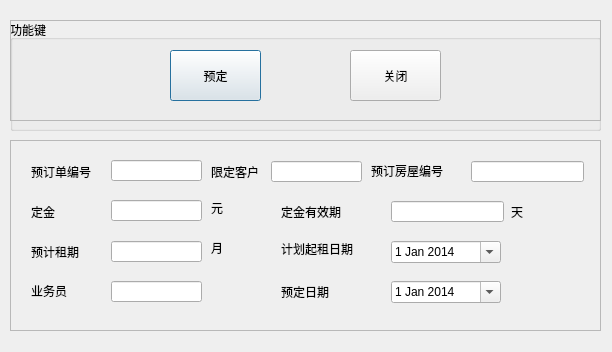
<?xml version="1.0" encoding="UTF-8"?>
<ui version="4.0">
 <class>bookRentals</class>
 <widget class="QDialog" name="bookRentals">
  <property name="geometry">
   <rect>
    <x>0</x>
    <y>0</y>
    <width>612</width>
    <height>352</height>
   </rect>
  </property>
  <property name="acceptDrops">
   <bool>false</bool>
  </property>
  <property name="windowTitle">
   <string>预定租房</string>
  </property>
  <widget class="QGroupBox" name="bookRentals_2">
   <property name="geometry">
    <rect>
     <x>10</x>
     <y>20</y>
     <width>591</width>
     <height>111</height>
    </rect>
   </property>
   <property name="title">
    <string>功能键</string>
   </property>
   <widget class="QPushButton" name="btnBook">
    <property name="geometry">
     <rect>
      <x>160</x>
      <y>30</y>
      <width>91</width>
      <height>51</height>
     </rect>
    </property>
    <property name="text">
     <string>预定</string>
    </property>
   </widget>
   <widget class="QPushButton" name="btnClose">
    <property name="geometry">
     <rect>
      <x>340</x>
      <y>30</y>
      <width>91</width>
      <height>51</height>
     </rect>
    </property>
    <property name="text">
     <string>关闭</string>
    </property>
   </widget>
   <widget class="QFrame" name="frame">
    <property name="geometry">
     <rect>
      <x>0</x>
      <y>0</y>
      <width>591</width>
      <height>101</height>
     </rect>
    </property>
    <property name="frameShape">
     <enum>QFrame::StyledPanel</enum>
    </property>
    <property name="frameShadow">
     <enum>QFrame::Raised</enum>
    </property>
   </widget>
   <zorder>frame</zorder>
   <zorder>btnBook</zorder>
   <zorder>btnClose</zorder>
  </widget>
  <widget class="QScrollArea" name="scrollArea">
   <property name="geometry">
    <rect>
     <x>10</x>
     <y>140</y>
     <width>591</width>
     <height>191</height>
    </rect>
   </property>
   <property name="mouseTracking">
    <bool>false</bool>
   </property>
   <property name="acceptDrops">
    <bool>false</bool>
   </property>
   <property name="autoFillBackground">
    <bool>false</bool>
   </property>
   <property name="widgetResizable">
    <bool>true</bool>
   </property>
   <widget class="QWidget" name="scrollAreaWidgetContents">
    <property name="geometry">
     <rect>
      <x>0</x>
      <y>0</y>
      <width>589</width>
      <height>189</height>
     </rect>
    </property>
    <widget class="QLabel" name="label">
     <property name="geometry">
      <rect>
       <x>20</x>
       <y>20</y>
       <width>81</width>
       <height>21</height>
      </rect>
     </property>
     <property name="text">
      <string>预订单编号</string>
     </property>
    </widget>
    <widget class="QLabel" name="label_2">
     <property name="geometry">
      <rect>
       <x>20</x>
       <y>60</y>
       <width>81</width>
       <height>21</height>
      </rect>
     </property>
     <property name="text">
      <string>定金</string>
     </property>
    </widget>
    <widget class="QLabel" name="label_3">
     <property name="geometry">
      <rect>
       <x>20</x>
       <y>100</y>
       <width>71</width>
       <height>21</height>
      </rect>
     </property>
     <property name="text">
      <string>预计租期</string>
     </property>
    </widget>
    <widget class="QLabel" name="label_4">
     <property name="geometry">
      <rect>
       <x>20</x>
       <y>140</y>
       <width>81</width>
       <height>20</height>
      </rect>
     </property>
     <property name="text">
      <string>业务员</string>
     </property>
    </widget>
    <widget class="QLabel" name="label_5">
     <property name="geometry">
      <rect>
       <x>200</x>
       <y>20</y>
       <width>61</width>
       <height>21</height>
      </rect>
     </property>
     <property name="text">
      <string>限定客户</string>
     </property>
    </widget>
    <widget class="QLabel" name="label_6">
     <property name="geometry">
      <rect>
       <x>200</x>
       <y>51</y>
       <width>54</width>
       <height>31</height>
      </rect>
     </property>
     <property name="text">
      <string>元</string>
     </property>
    </widget>
    <widget class="QLabel" name="label_7">
     <property name="geometry">
      <rect>
       <x>200</x>
       <y>91</y>
       <width>31</width>
       <height>31</height>
      </rect>
     </property>
     <property name="text">
      <string>月</string>
     </property>
    </widget>
    <widget class="QLabel" name="label_8">
     <property name="geometry">
      <rect>
       <x>270</x>
       <y>140</y>
       <width>101</width>
       <height>21</height>
      </rect>
     </property>
     <property name="text">
      <string>预定日期</string>
     </property>
    </widget>
    <widget class="QLabel" name="label_9">
     <property name="geometry">
      <rect>
       <x>270</x>
       <y>100</y>
       <width>101</width>
       <height>16</height>
      </rect>
     </property>
     <property name="text">
      <string>计划起租日期</string>
     </property>
    </widget>
    <widget class="QLabel" name="label_10">
     <property name="geometry">
      <rect>
       <x>270</x>
       <y>60</y>
       <width>91</width>
       <height>21</height>
      </rect>
     </property>
     <property name="text">
      <string>定金有效期</string>
     </property>
    </widget>
    <widget class="QLabel" name="label_11">
     <property name="geometry">
      <rect>
       <x>360</x>
       <y>19</y>
       <width>91</width>
       <height>21</height>
      </rect>
     </property>
     <property name="text">
      <string>预订房屋编号</string>
     </property>
    </widget>
    <widget class="QLineEdit" name="lineEditBookNo">
     <property name="geometry">
      <rect>
       <x>100</x>
       <y>19</y>
       <width>91</width>
       <height>21</height>
      </rect>
     </property>
    </widget>
    <widget class="QLineEdit" name="lineEdit_bookMoney">
     <property name="geometry">
      <rect>
       <x>100</x>
       <y>59</y>
       <width>91</width>
       <height>21</height>
      </rect>
     </property>
    </widget>
    <widget class="QLineEdit" name="lineEdit_BookMonth">
     <property name="geometry">
      <rect>
       <x>100</x>
       <y>100</y>
       <width>91</width>
       <height>21</height>
      </rect>
     </property>
    </widget>
    <widget class="QLineEdit" name="lineEdit_Saleman">
     <property name="geometry">
      <rect>
       <x>100</x>
       <y>140</y>
       <width>91</width>
       <height>21</height>
      </rect>
     </property>
    </widget>
    <widget class="QLineEdit" name="lineEdit_Cli">
     <property name="geometry">
      <rect>
       <x>260</x>
       <y>20</y>
       <width>91</width>
       <height>21</height>
      </rect>
     </property>
    </widget>
    <widget class="QLineEdit" name="lineEditroomId">
     <property name="geometry">
      <rect>
       <x>460</x>
       <y>20</y>
       <width>113</width>
       <height>21</height>
      </rect>
     </property>
    </widget>
    <widget class="QLineEdit" name="lineEdit_VTime">
     <property name="geometry">
      <rect>
       <x>380</x>
       <y>60</y>
       <width>113</width>
       <height>21</height>
      </rect>
     </property>
    </widget>
    <widget class="QLabel" name="label_12">
     <property name="geometry">
      <rect>
       <x>500</x>
       <y>60</y>
       <width>21</width>
       <height>21</height>
      </rect>
     </property>
     <property name="text">
      <string>天</string>
     </property>
    </widget>
    <widget class="QDateEdit" name="dateEdit">
     <property name="geometry">
      <rect>
       <x>380</x>
       <y>100</y>
       <width>110</width>
       <height>22</height>
      </rect>
     </property>
     <property name="dateTime">
      <datetime>
       <hour>0</hour>
       <minute>0</minute>
       <second>0</second>
       <year>2014</year>
       <month>1</month>
       <day>1</day>
      </datetime>
     </property>
     <property name="calendarPopup">
      <bool>true</bool>
     </property>
    </widget>
    <widget class="QDateEdit" name="dateEdit_2">
     <property name="geometry">
      <rect>
       <x>380</x>
       <y>140</y>
       <width>110</width>
       <height>22</height>
      </rect>
     </property>
     <property name="dateTime">
      <datetime>
       <hour>0</hour>
       <minute>0</minute>
       <second>0</second>
       <year>2014</year>
       <month>1</month>
       <day>1</day>
      </datetime>
     </property>
     <property name="calendarPopup">
      <bool>true</bool>
     </property>
    </widget>
   </widget>
  </widget>
 </widget>
 <resources/>
 <connections/>
</ui>
